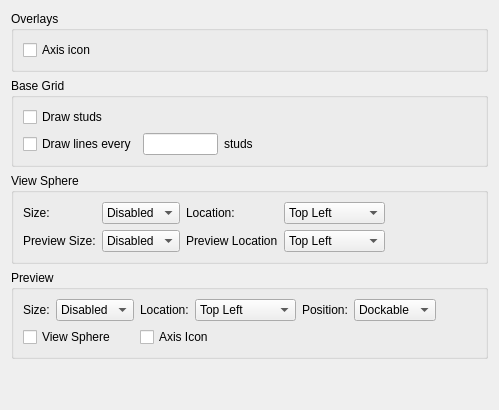
     <widget class="QWidget" name="tab">
      <attribute name="title">
       <string>Interface</string>
      </attribute>
      <layout class="QVBoxLayout" name="verticalLayout_13">
       <item>
        <widget class="QGroupBox" name="groupBox_6">
         <property name="title">
          <string>Overlays</string>
         </property>
         <layout class="QGridLayout" name="gridLayout_3">
          <item row="0" column="0">
           <widget class="QCheckBox" name="AxisIconCheckBox">
            <property name="text">
             <string>Axis icon</string>
            </property>
           </widget>
          </item>
          <item row="0" column="1">
           <spacer name="horizontalSpacer_7">
            <property name="orientation">
             <enum>Qt::Horizontal</enum>
            </property>
            <property name="sizeHint" stdset="0">
             <size>
              <width>40</width>
              <height>20</height>
             </size>
            </property>
           </spacer>
          </item>
         </layout>
        </widget>
       </item>
       <item>
        <widget class="QGroupBox" name="groupBox_4">
         <property name="title">
          <string>Base Grid</string>
         </property>
         <layout class="QGridLayout" name="gridLayout_2">
          <item row="0" column="0">
           <widget class="QCheckBox" name="gridStuds">
            <property name="text">
             <string>Draw studs</string>
            </property>
           </widget>
          </item>
          <item row="1" column="2">
           <widget class="QLabel" name="label">
            <property name="text">
             <string>studs</string>
            </property>
           </widget>
          </item>
          <item row="1" column="3">
           <spacer name="horizontalSpacer_5">
            <property name="orientation">
             <enum>Qt::Horizontal</enum>
            </property>
            <property name="sizeHint" stdset="0">
             <size>
              <width>40</width>
              <height>20</height>
             </size>
            </property>
           </spacer>
          </item>
          <item row="1" column="1">
           <widget class="QLineEdit" name="gridLineSpacing">
            <property name="maximumSize">
             <size>
              <width>75</width>
              <height>16777215</height>
             </size>
            </property>
           </widget>
          </item>
          <item row="1" column="0">
           <widget class="QCheckBox" name="gridLines">
            <property name="text">
             <string>Draw lines every</string>
            </property>
           </widget>
          </item>
         </layout>
        </widget>
       </item>
       <item>
        <widget class="QGroupBox" name="ViewSphereGroup_2">
         <property name="title">
          <string>View Sphere</string>
         </property>
         <layout class="QGridLayout" name="gridLayout_5">
          <item row="0" column="1">
           <widget class="QComboBox" name="ViewSphereSizeCombo">
            <item>
             <property name="text">
              <string>Disabled</string>
             </property>
            </item>
            <item>
             <property name="text">
              <string>Small</string>
             </property>
            </item>
            <item>
             <property name="text">
              <string>Medium</string>
             </property>
            </item>
            <item>
             <property name="text">
              <string>Large</string>
             </property>
            </item>
           </widget>
          </item>
          <item row="0" column="5">
           <spacer name="horizontalSpacer_9">
            <property name="orientation">
             <enum>Qt::Horizontal</enum>
            </property>
            <property name="sizeHint" stdset="0">
             <size>
              <width>40</width>
              <height>20</height>
             </size>
            </property>
           </spacer>
          </item>
          <item row="0" column="3">
           <widget class="QComboBox" name="ViewSphereLocationCombo">
            <item>
             <property name="text">
              <string>Top Left</string>
             </property>
            </item>
            <item>
             <property name="text">
              <string>Top Right</string>
             </property>
            </item>
            <item>
             <property name="text">
              <string>Bottom Left</string>
             </property>
            </item>
            <item>
             <property name="text">
              <string>Bottom Right</string>
             </property>
            </item>
           </widget>
          </item>
          <item row="0" column="2">
           <widget class="QLabel" name="label_24">
            <property name="text">
             <string>Location:</string>
            </property>
           </widget>
          </item>
          <item row="1" column="2">
           <widget class="QLabel" name="label_14">
            <property name="text">
             <string>Preview Location</string>
            </property>
           </widget>
          </item>
          <item row="1" column="0">
           <widget class="QLabel" name="label_8">
            <property name="text">
             <string>Preview Size:</string>
            </property>
           </widget>
          </item>
          <item row="0" column="0">
           <widget class="QLabel" name="label_21">
            <property name="text">
             <string>Size:</string>
            </property>
           </widget>
          </item>
          <item row="1" column="1">
           <widget class="QComboBox" name="PreviewViewSphereSizeCombo">
            <item>
             <property name="text">
              <string>Disabled</string>
             </property>
            </item>
            <item>
             <property name="text">
              <string>Small</string>
             </property>
            </item>
            <item>
             <property name="text">
              <string>Medium</string>
             </property>
            </item>
            <item>
             <property name="text">
              <string>Large</string>
             </property>
            </item>
           </widget>
          </item>
          <item row="1" column="3">
           <widget class="QComboBox" name="PreviewViewSphereLocationCombo">
            <item>
             <property name="text">
              <string>Top Left</string>
             </property>
            </item>
            <item>
             <property name="text">
              <string>Top Right</string>
             </property>
            </item>
            <item>
             <property name="text">
              <string>Bottom Left</string>
             </property>
            </item>
            <item>
             <property name="text">
              <string>Bottom Right</string>
             </property>
            </item>
           </widget>
          </item>
         </layout>
        </widget>
       </item>
       <item>
        <widget class="QGroupBox" name="PreviewGroup">
         <property name="title">
          <string>Preview</string>
         </property>
         <layout class="QGridLayout" name="gridLayout_6">
          <item row="0" column="2">
           <widget class="QLabel" name="label_16">
            <property name="text">
             <string>Location:</string>
            </property>
           </widget>
          </item>
          <item row="1" column="0" colspan="2">
           <widget class="QCheckBox" name="PreviewViewSphereCheckBox">
            <property name="text">
             <string>View Sphere</string>
            </property>
           </widget>
          </item>
          <item row="0" column="5">
           <widget class="QComboBox" name="PreviewPositionCombo">
            <item>
             <property name="text">
              <string>Dockable</string>
             </property>
            </item>
            <item>
             <property name="text">
              <string>Floating</string>
             </property>
            </item>
           </widget>
          </item>
          <item row="0" column="4">
           <widget class="QLabel" name="label_26">
            <property name="text">
             <string>Position:</string>
            </property>
           </widget>
          </item>
          <item row="0" column="0">
           <widget class="QLabel" name="label_15">
            <property name="text">
             <string>Size:</string>
            </property>
           </widget>
          </item>
          <item row="0" column="3">
           <widget class="QComboBox" name="PreviewLocationCombo">
            <item>
             <property name="text">
              <string>Top Left</string>
             </property>
            </item>
            <item>
             <property name="text">
              <string>Top Right</string>
             </property>
            </item>
            <item>
             <property name="text">
              <string>Bottom Left</string>
             </property>
            </item>
            <item>
             <property name="text">
              <string>Bottom Right</string>
             </property>
            </item>
           </widget>
          </item>
          <item row="1" column="2" colspan="2">
           <widget class="QCheckBox" name="PreviewAxisIconCheckBox">
            <property name="text">
             <string>Axis Icon</string>
            </property>
           </widget>
          </item>
          <item row="0" column="1">
           <widget class="QComboBox" name="PreviewSizeCombo">
            <item>
             <property name="text">
              <string>Disabled</string>
             </property>
            </item>
            <item>
             <property name="text">
              <string>Small</string>
             </property>
            </item>
            <item>
             <property name="text">
              <string>Large</string>
             </property>
            </item>
           </widget>
          </item>
          <item row="0" column="6">
           <spacer name="horizontalSpacer_11">
            <property name="orientation">
             <enum>Qt::Horizontal</enum>
            </property>
            <property name="sizeHint" stdset="0">
             <size>
              <width>40</width>
              <height>20</height>
             </size>
            </property>
           </spacer>
          </item>
         </layout>
        </widget>
       </item>
       <item>
        <spacer name="verticalSpacer_2">
         <property name="orientation">
          <enum>Qt::Vertical</enum>
         </property>
         <property name="sizeHint" stdset="0">
          <size>
           <width>20</width>
           <height>40</height>
          </size>
         </property>
        </spacer>
       </item>
      </layout>
     </widget>
